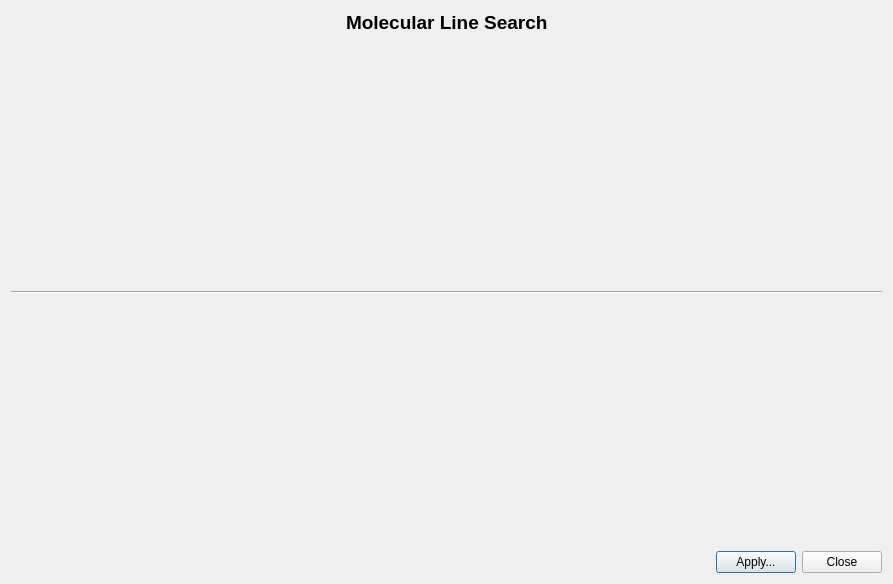
<?xml version="1.0" encoding="UTF-8"?>
<ui version="4.0">
 <class>SearchMoleculesDialog</class>
 <widget class="QDialog" name="searchMoleculesDialog">
  <property name="geometry">
   <rect>
    <x>0</x>
    <y>0</y>
    <width>893</width>
    <height>584</height>
   </rect>
  </property>
  <property name="windowTitle">
   <string>Search Molecules</string>
  </property>
  <layout class="QVBoxLayout" name="verticalLayout">
   <item>
    <layout class="QHBoxLayout" name="horizontalLayout_3">
     <item>
      <spacer name="horizontalSpacer_3">
       <property name="orientation">
        <enum>Qt::Horizontal</enum>
       </property>
       <property name="sizeHint" stdset="0">
        <size>
         <width>40</width>
         <height>20</height>
        </size>
       </property>
      </spacer>
     </item>
     <item>
      <widget class="QLabel" name="titleLabel">
       <property name="font">
        <font>
         <pointsize>14</pointsize>
         <weight>75</weight>
         <bold>true</bold>
        </font>
       </property>
       <property name="text">
        <string>Molecular Line Search</string>
       </property>
      </widget>
     </item>
     <item>
      <spacer name="horizontalSpacer_4">
       <property name="orientation">
        <enum>Qt::Horizontal</enum>
       </property>
       <property name="sizeHint" stdset="0">
        <size>
         <width>40</width>
         <height>20</height>
        </size>
       </property>
      </spacer>
     </item>
    </layout>
   </item>
   <item>
    <widget class="QWidget" name="searchWidgetHolder" native="true">
     <property name="sizePolicy">
      <sizepolicy hsizetype="Expanding" vsizetype="Expanding">
       <horstretch>0</horstretch>
       <verstretch>0</verstretch>
      </sizepolicy>
     </property>
     <property name="minimumSize">
      <size>
       <width>680</width>
       <height>150</height>
      </size>
     </property>
    </widget>
   </item>
   <item>
    <widget class="Line" name="line">
     <property name="orientation">
      <enum>Qt::Horizontal</enum>
     </property>
    </widget>
   </item>
   <item>
    <layout class="QHBoxLayout" name="horizontalLayout">
     <item>
      <spacer name="horizontalSpacer">
       <property name="orientation">
        <enum>Qt::Horizontal</enum>
       </property>
       <property name="sizeHint" stdset="0">
        <size>
         <width>40</width>
         <height>20</height>
        </size>
       </property>
      </spacer>
     </item>
     <item>
      <widget class="QWidget" name="searchResultsHolder" native="true">
       <property name="sizePolicy">
        <sizepolicy hsizetype="Expanding" vsizetype="Expanding">
         <horstretch>0</horstretch>
         <verstretch>0</verstretch>
        </sizepolicy>
       </property>
       <property name="minimumSize">
        <size>
         <width>615</width>
         <height>211</height>
        </size>
       </property>
       <property name="maximumSize">
        <size>
         <width>615</width>
         <height>615</height>
        </size>
       </property>
      </widget>
     </item>
     <item>
      <spacer name="horizontalSpacer_2">
       <property name="orientation">
        <enum>Qt::Horizontal</enum>
       </property>
       <property name="sizeHint" stdset="0">
        <size>
         <width>40</width>
         <height>20</height>
        </size>
       </property>
      </spacer>
     </item>
    </layout>
   </item>
   <item>
    <layout class="QHBoxLayout" name="horizontalLayout_6">
     <item>
      <spacer name="horizontalSpacer_6">
       <property name="orientation">
        <enum>Qt::Horizontal</enum>
       </property>
       <property name="sizeHint" stdset="0">
        <size>
         <width>40</width>
         <height>20</height>
        </size>
       </property>
      </spacer>
     </item>
     <item>
      <widget class="QPushButton" name="applyButton">
       <property name="toolTip">
        <string>Display the selected molecular lines on the graph(s) for
specifying initial Gaussian estimates.</string>
       </property>
       <property name="text">
        <string>Apply...</string>
       </property>
      </widget>
     </item>
     <item>
      <widget class="QPushButton" name="closeButton">
       <property name="toolTip">
        <string>Close this dialog.</string>
       </property>
       <property name="text">
        <string>Close</string>
       </property>
      </widget>
     </item>
    </layout>
   </item>
  </layout>
 </widget>
 <layoutdefault spacing="6" margin="11"/>
 <resources/>
 <connections/>
</ui>
